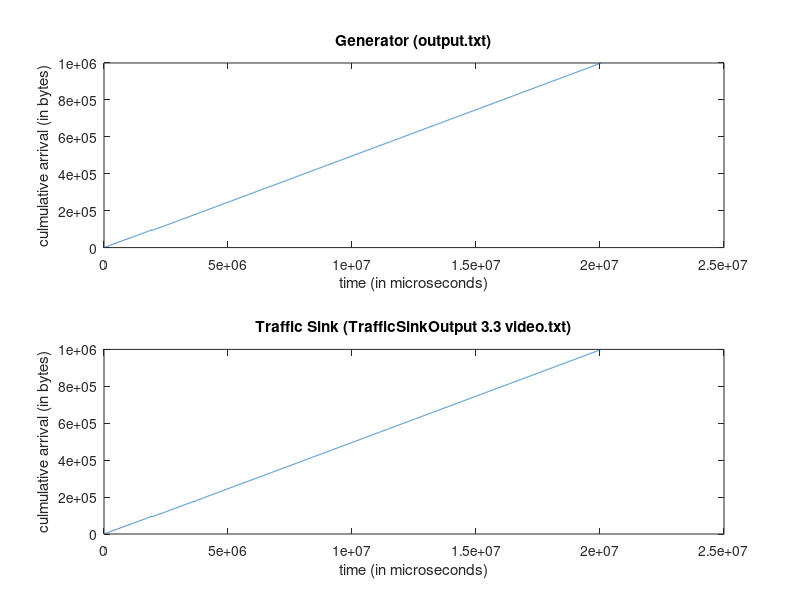
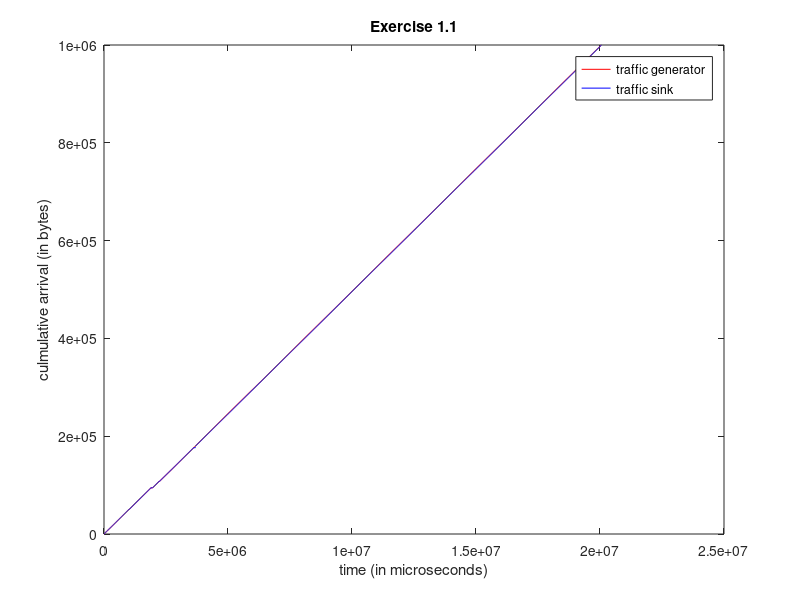

The MATLAB script that drew these images, in order:
clc;clear all;
%%%%%%%%%%%%%%%%%%%%%%%%%%%%%%%%%%%%%%%%%%%%%%%%%%%%%%%%%%%%%%%%%%%
%Reading data from a file
%Note that time is in micro seconds and packetsize is in Bytes
%%%%%%%%%%%%%%%%%%%%%%%%%%%%%%%%%%%%%%%%%%%%%%%%%%%%%%%%%%%%%%%%%%%


%generator file
[packet_no_p, time_p, packetsize_p] = textread('output.txt', '%f %f %f');

figure(1);
time_array = zeros(1,100000);
cumulative_arrival = zeros(1,100000);

time_array(1) = time_p(1);
cumulative_arrival(1) = packetsize_p(1);
i=2
while i<=100000
    time_array(i) = time_array(i-1) + time_p(i);
    cumulative_arrival(i) = cumulative_arrival(i-1) + packetsize_p(i);
    i=i+1;
end
    
subplot(2,1,1);
plot(time_array,cumulative_arrival);
title('Generator (output.txt)');
xlabel('time (in microseconds)');
ylabel('culmulative arrival (in bytes)');


%sink output
[packet_no_p3, packetsize_p3, arrival_time] = textread('TrafficSinkOutput_ex1.1.txt', '%f %f %f');
time_array3 = zeros(1,100000);
cumulative_arrival3 = zeros(1,100000);

time_array3(1) = arrival_time(1);
cumulative_arrival3(1) = packetsize_p3(1);
i=2
while i<=100000
    time_array3(i) = time_array3(i-1) + arrival_time(i);
    cumulative_arrival3(i) = cumulative_arrival3(i-1) + packetsize_p3(i);
    i=i+1;
end

subplot(2,1,2);
plot(time_array3,cumulative_arrival3);
title('Traffic Sink (TrafficSinkOutput 3.3 video.txt)');
xlabel('time (in microseconds)');
ylabel('culmulative arrival (in bytes)');




figure(2);

h2 = plot(time_array,cumulative_arrival, 'r', time_array3,cumulative_arrival3, 'b' );
hold on
hkeg2 = legend(h2, 'traffic generator', 'traffic sink');
title('Exercise 1.1');
xlabel('time (in microseconds)');
ylabel('culmulative arrival (in bytes)');


